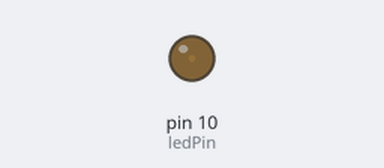
Recording of a sketch running on a simulated Arduino Uno, built with avr-gcc and run on an emulated ATmega328P. On the bench: output pins drawn as LEDs (lit = HIGH).

Above: at 0.05 s.
At 1.15 s:
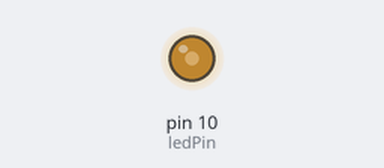
At 2.3 s:
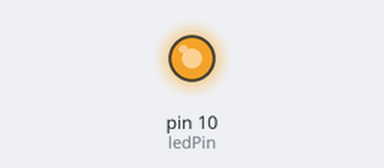
At 4.6 s:
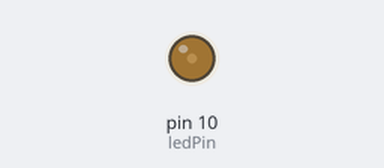
Timing chart, 0 to 6.7 s (numbered marks = the images above):
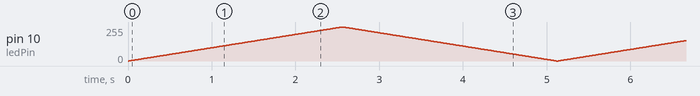

The sketch:

PWMLed.ino
```cpp
const int ledPin = 10;

void setup() {

}

void loop() {
  for (int i = 0; i < 256; i++) {
    analogWrite(ledPin, i);
    delay(10);
  }
  for (int i = 255; i > -1; i--) {
    analogWrite(ledPin, i);
    delay(10);
  }
}
```
